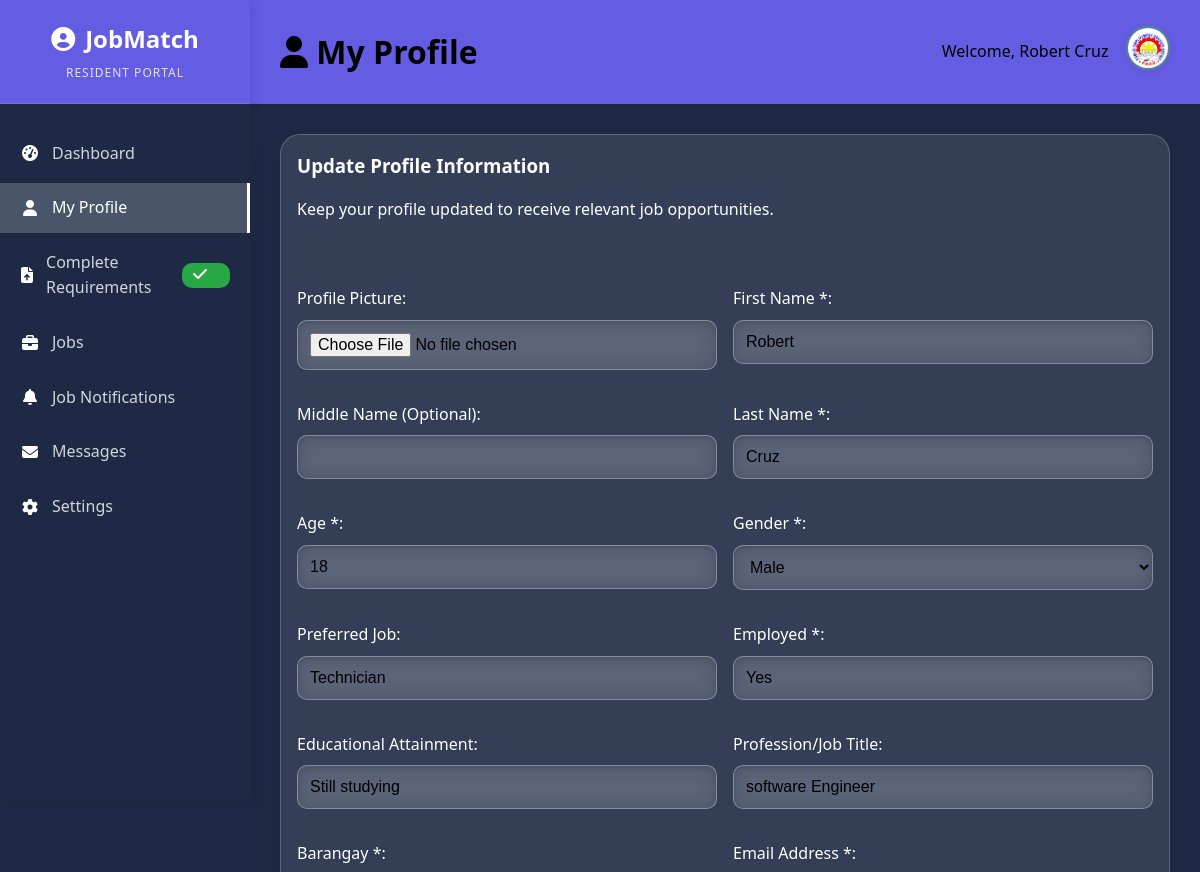
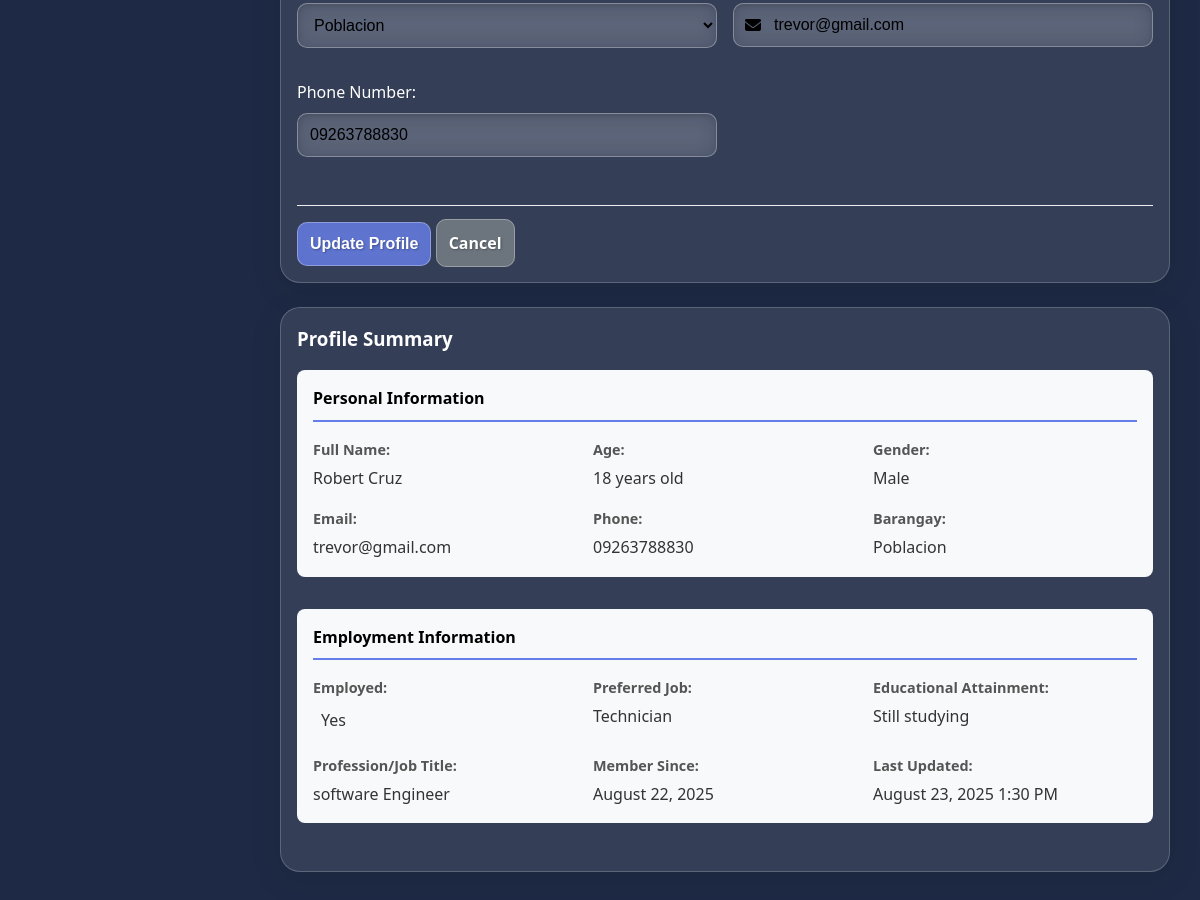
Screenshot of /PESO.BANSUD/resident/profile.php (signed in) with the database file from the repository (2 pictures, top to bottom).
### tables this page shows
CREATE TABLE `residents` (
  `id` int(11) NOT NULL,
  `first_name` varchar(100) NOT NULL,
  `middle_name` varchar(100) DEFAULT NULL,
  `last_name` varchar(100) NOT NULL,
  `birthdate` date DEFAULT NULL,
  `profile_picture` varchar(225) DEFAULT NULL,
  `age` int(11) NOT NULL,
  `preferred_job` varchar(255) DEFAULT NULL,
  `employed` varchar(255) DEFAULT NULL,
  `educational_attainment` varchar(100) DEFAULT NULL,
  `skills` varchar(225) NOT NULL,
  `job_title` varchar(255) DEFAULT NULL,
  `salary_income` varchar(225) NOT NULL,
  `sitio` varchar(225) NOT NULL,
  `barangay_id` int(11) DEFAULT NULL,
  `email` varchar(100) DEFAULT NULL,
  `password` varchar(255) NOT NULL,
  `approved` tinyint(1) DEFAULT 0,
  `phone` varchar(20) DEFAULT NULL,
  `valid_id` varchar(225) NOT NULL,
  `created_at` timestamp NOT NULL DEFAULT current_timestamp(),
  `updated_at` timestamp NOT NULL DEFAULT current_timestamp() ON UPDATE current_timestamp(),
  `email_notifications` tinyint(1) DEFAULT 1,
  `job_alerts` tinyint(1) DEFAULT 1,
  `preferred_job_types` longtext DEFAULT NULL CHECK (json_valid(`preferred_job_types`)),
  `gender` varchar(10) DEFAULT 'Unknown',
  `requirements_completed` tinyint(1) DEFAULT 0
);

CREATE TABLE `barangays` (
  `id` int(11) NOT NULL,
  `name` varchar(100) NOT NULL,
  `created_at` timestamp NOT NULL DEFAULT current_timestamp()
);

### PESO.BANSUD/resident/profile.php (the view, shortened to what this page needs)
<?php
$database = new Database();
$db = $database->getConnection();
$resident_id = $_SESSION['user_id'];
$profile_query = "SELECT r.*, b.name as barangay_name FROM residents r
                  LEFT JOIN barangays b ON r.barangay_id = b.id
                  WHERE r.id = :id";
$profile_stmt = $db->prepare($profile_query);
$profile_stmt->bindParam(':id', $resident_id);
$profile_stmt->execute();
$profile = $profile_stmt->fetch(PDO::FETCH_ASSOC);
$barangay_query = "SELECT id, name FROM barangays ORDER BY name";
$barangay_stmt = $db->prepare($barangay_query);
$barangay_stmt->execute();
$barangays = $barangay_stmt->fetchAll(PDO::FETCH_ASSOC);
?>
<!DOCTYPE html>
<html lang="en">
<head>
    <link rel="stylesheet" href="../assets/css/style.css">
    <link rel="stylesheet" href="/assets/css/resident/rprofile.css">
    <link rel="stylesheet" href="/assets/css/profilePic.css">
    <link rel="stylesheet" href="/assets/css/resident/requirements-sidebar.css">
    <link rel="stylesheet" href="../assets/css/login.css">
    <link rel="stylesheet" href="https://cdnjs.cloudflare.com/ajax/libs/font-awesome/6.5.1/css/all.min.css">
</head>
<body>
    <div class="main-container">
        <div class="sidebar mobile-hidden" id="sidebar">
            <div class="sidebar-header">
                <h2><i class="fas fa-user-circle"></i> JobMatch</h2>
                <span class="resident-label">Resident Portal</span>
            </div>
            <nav class="sidebar-nav">
                <ul>
                    <li><a href="dashboard.php"><i class="fas fa-tachometer-alt"></i> Dashboard</a></li>
                    <li><a href="profile.php" class="active"><i class="fas fa-user"></i> My Profile</a></li>
                    <li><a href="requirements.php"><i class="fas fa-file-upload"></i> Complete Requirements <span class="badge completed"><i class="fas fa-check"></i></span></a></li>
                    <li><a href="jobs.php"><i class="fas fa-briefcase"></i> Jobs</a></li>
                    <li><a href="notifications.php"><i class="fas fa-bell"></i> Job Notifications
                    </a></li>
                    <li><a href="messages.php"><i class="fas fa-envelope"></i> Messages
                    </a></li>
                    <li><a href="settings.php"><i class="fas fa-cog"></i> Settings</a></li>
                </ul>
            </nav>
        </div>
        <div class="main-content has-sidebar-toggle" id="mainContent">
            <div class="header">
                <h1><i class="fas fa-user"></i> My Profile</h1>
                <div class="user-info">
                    <span>Welcome, <?php echo htmlspecialchars($_SESSION['username']); ?></span>
                    <div class="profile-dropdown">
                        <img src="<?php echo !empty($profile['profile_picture']) ? '../images/' . htmlspecialchars($profile['profile_picture']) : '../images/PesoLogo.jpg'; ?>" class="profile-pic" id="profilePic" alt="Profile Picture">
                    </div>
                </div>
            </div>
            <div class="dashboard-container">
        <div class="dashboard-card">
            <h3>Update Profile Information</h3>
            <p style="color: white; margin-bottom: 2rem;">Keep your profile updated to receive relevant job opportunities.</p>
            <form method="POST" action="" enctype="multipart/form-data">
                <div style="display: grid; grid-template-columns: 1fr 1fr; gap: 1rem;">
                    <div class="form-group">
                        <label for="profile_picture_form">Profile Picture:</label>
                        <input type="file" name="profile_picture" id="profile_picture_form" accept="image/*">
                    </div>
                    <div class="form-group">
                        <label for="first_name">First Name *:</label>
                        <input type="text" name="first_name" id="first_name" value="<?php echo htmlspecialchars($profile['first_name']); ?>" required>
                    </div>
                    <div class="form-group">
                        <label for="middle_name">Middle Name (Optional):</label>
                        <input type="text" name="middle_name" id="middle_name" value="<?php echo htmlspecialchars($profile['middle_name']); ?>">
                    </div>
                    <div class="form-group">
                        <label for="last_name">Last Name *:</label>
                        <input type="text" name="last_name" id="last_name" value="<?php echo htmlspecialchars($profile['last_name']); ?>" required>
                    </div>
                    <div class="form-group">
                        <label for="age">Age *:</label>
                        <input type="number" name="age" id="age" min="18" max="100" value="<?php echo htmlspecialchars($profile['age']); ?>" required>
                    </div>
                    <div class="form-group">
                        <label for="gender">Gender *:</label>
                        <select name="gender" id="gender" required>
                            <option value="Male" <?php echo ($profile['gender'] == 'Male') ? 'selected' : ''; ?>>Male</option>
                        </select>
                    </div>
                    <div class="form-group">
                        <label for="preferred_job">Preferred Job:</label>
                        <input type="text" name="preferred_job" id="preferred_job" value="<?php echo htmlspecialchars($profile['preferred_job']); ?>" placeholder="e.g., Sales Associate, Student, etc.">
                    </div>
                    <div class="form-group">
                        <label for="employed">Employed *:</label>
                        <input type="text" name="employed" id="employed" value="<?php echo htmlspecialchars($profile['employed']); ?>" required>
                    </div>
                    <div class="form-group">
                        <label for="educational_attainment">Educational Attainment:</label>
                        <input type="text" name="educational_attainment" id="educational_attainment" value="<?php echo htmlspecialchars($profile['educational_attainment']); ?>" placeholder="e.g., High School Graduate, College Graduate, etc.">
                    </div>
                    <div class="form-group">
                        <label for="job_title">Profession/Job Title:</label>
                        <input type="text" name="job_title" id="job_title" value="<?php echo htmlspecialchars($profile['job_title']); ?>" placeholder="e.g., Information Technology, Marketing, etc.">
                    </div>
                    <div class="form-group">
                        <label for="barangay_id">Barangay *:</label>
                        <select name="barangay_id" id="barangay_id" required>
                            <?php foreach ($barangays as $barangay): ?>
                                <option value="<?php echo $barangay['id']; ?>" <?php echo ($profile['barangay_id'] == $barangay['id']) ? 'selected' : ''; ?>>
                                    <?php echo htmlspecialchars($barangay['name']); ?>
                                </option>
                            <?php endforeach; ?>
                        </select>
                    </div>
                    <div class="form-group">
                        <label for="email">Email Address *:</label>
                        <div class="input-with-icon">
                            <i class="fas fa-envelope input-icon"></i>
                            <input type="email" name="email" id="email" placeholder="Enter email address" value="<?php echo htmlspecialchars($profile['email']); ?>" required>
                        </div>
                    </div>
                    <div class="form-group">
                        <label for="phone">Phone Number:</label>
                        <input type="tel" name="phone" id="phone" value="<?php echo htmlspecialchars($profile['phone']); ?>" placeholder="e.g., 09123456789">
                    </div>
                </div>
                <div style="margin-top: 2rem; padding-top: 1rem; border-top: 1px solid #eee;">
                    <button type="submit" class="btn-primary">Update Profile</button>
                    <a href="dashboard.php" class="btn-secondary">Cancel</a>
                </div>
            </form>
        </div>
        <div class="dashboard-card">
            <h3>Profile Summary</h3>
            <div class="profile-display">
                <div class="profile-section">
                    <h4>Personal Information</h4>
                    <div class="info-grid">
                        <div class="info-item">
                            <strong>Full Name:</strong>
                            <span><?php echo htmlspecialchars($profile['first_name'] . ' ' . ($profile['middle_name'] ? $profile['middle_name'] . ' ' : '') . $profile['last_name']); ?></span>
                        </div>
                        <div class="info-item">
                            <strong>Age:</strong>
                            <span><?php echo htmlspecialchars($profile['age']); ?> years old</span>
                        </div>
                        <div class="info-item">
                            <strong>Gender:</strong>
                            <span><?php echo htmlspecialchars($profile['gender']); ?></span>
                        </div>
                        <div class="info-item">
                            <strong>Email:</strong>
                            <span><?php echo htmlspecialchars($profile['email']); ?></span>
                        </div>
                        <div class="info-item">
                            <strong>Phone:</strong>
                            <span><?php echo htmlspecialchars($profile['phone'] ?: 'Not provided'); ?></span>
                        </div>
                        <div class="info-item">
                            <strong>Barangay:</strong>
                            <span><?php echo htmlspecialchars($profile['barangay_name']); ?></span>
                        </div>
                    </div>
                </div>
                <div class="profile-section">
                    <h4>Employment Information</h4>
                    <div class="info-grid">
                        <div class="info-item">
                            <strong>Employed:</strong>
                            <span class="status-badge status-<?php echo strtolower(str_replace(' ', '-', $profile['employed'])); ?>">
                                <?php echo htmlspecialchars($profile['employed']); ?>
                            </span>
                        </div>
                        <div class="info-item">
                            <strong>Preferred Job:</strong>
                            <span><?php echo htmlspecialchars($profile['preferred_job'] ?: 'Not specified'); ?></span>
                        </div>
                        <div class="info-item">
                            <strong>Educational Attainment:</strong>
                            <span><?php echo htmlspecialchars($profile['educational_attainment'] ?: 'Not specified'); ?></span>
                        </div>
                        <div class="info-item">
                            <strong>Profession/Job Title:</strong>
                            <span><?php echo htmlspecialchars($profile['job_title'] ?: 'Not specified'); ?></span>
                        </div>
                        <div class="info-item">
                            <strong>Member Since:</strong>
                            <span><?php echo date('F j, Y', strtotime($profile['created_at'])); ?></span>
                        </div>
                        <div class="info-item">
                            <strong>Last Updated:</strong>
                            <span><?php echo date('F j, Y g:i A', strtotime($profile['updated_at'])); ?></span>
                        </div>
                    </div>
                </div>
            </div>
        </div>
            </div>
        </div>
    </div>
</body>
</html>

### rows the page displays
residents: first_name "Robert", last_name "Cruz", age "18", gender "Male", preferred_job "Technician", employed "Yes", educational_attainment "Still studying", job_title "software Engineer", barangay_id "Poblacion", email "trevor@gmail.com", phone "09263788830", first_name+middle_name+last_name "Robert Cruz", barangay.name "Poblacion", created_at "August 22, 2025", updated_at "August 23, 2025 1:30 PM"

### other values shown
$_SESSION['username'] "Robert Cruz"
